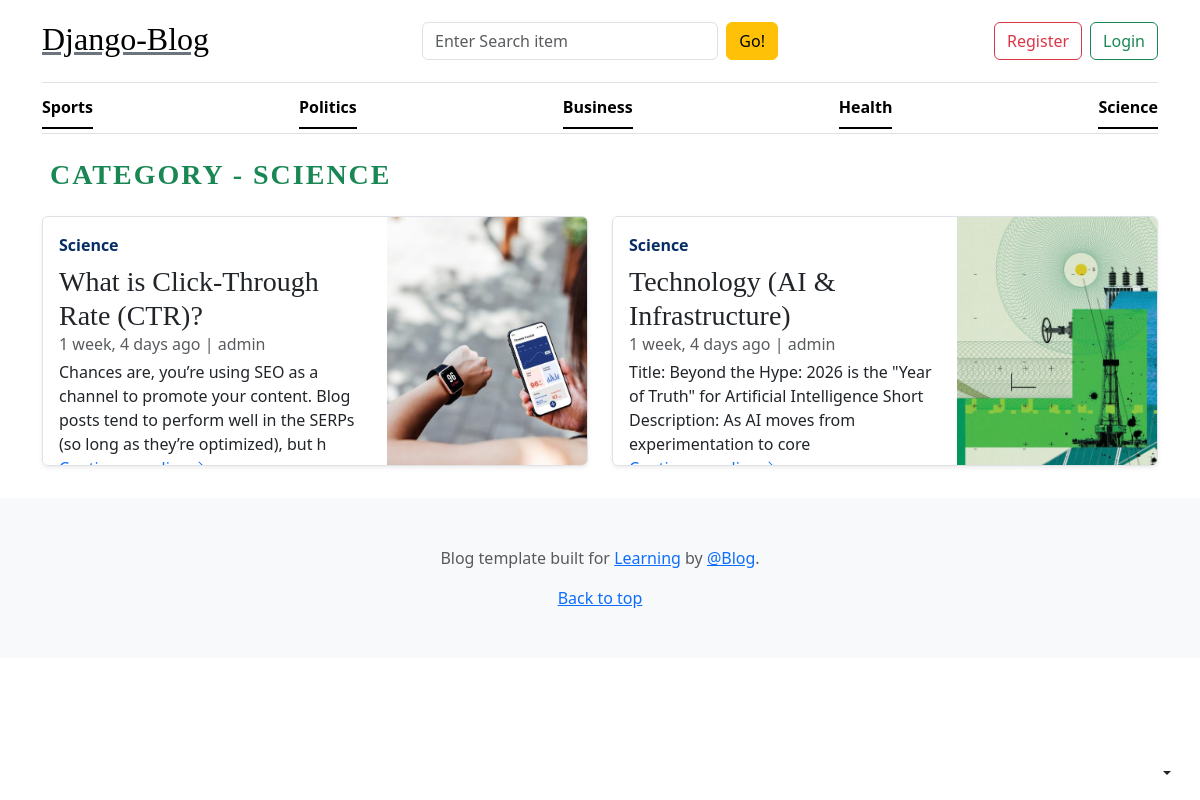
The page /category/5/ on the database its author committed.
### blogs_app/models.py (models this page shows, shortened)
class category(models.Model):
    category=models.CharField(max_length=50)
    created_at=models.DateTimeField(auto_now_add=True)
    updated_at=models.DateTimeField(auto_now=True)
    class Meta:
        verbose_name_plural='Categories'

class Blog(models.Model):
    title=models.CharField(max_length=50)
    slug=models.SlugField(max_length=150,unique=True,blank=True)
    category_blog=models.ForeignKey(category,on_delete=models.CASCADE)
    author=models.ForeignKey(User,on_delete=models.CASCADE)
    feature_image=models.ImageField(upload_to='blog_images/',blank=True)
    short_description=models.TextField(max_length=150)
    blog_body=models.TextField()
    status=models.CharField(choices=status,default='draft')
    is_featured=models.BooleanField(default=False)
    created_at=models.DateTimeField(auto_now_add=True)
    updated_at=models.DateTimeField(auto_now=True)

### blogs_app/views.py (the view)
# urls.py: path('<int:id>/',views.posts,name='posts_category'),
def posts(request,id):
    post_id=Blog.objects.filter(status='published',category_blog_id=id)
    try:
       cat_title=category.objects.get(id=id)
    except:
        return redirect('home')
    return render(request,"posts_category.html",{'post':post_id,'cat':cat_title})

### blogs_app/context_processors.py (called while the page is built)
def get_category(request):
    categories=category.objects.all()
    return dict(categories=categories)

def get_social(request):
    social=Social.objects.all()
    return dict(social=social)

### templates/posts_category.html
{% extends 'base.html' %}
{% block content %}
<main class="container">
  {% if post %}
<h3 class="text-success text-uppercase fw-bold mx-2 my-4 " style="letter-spacing: 2px;">Category - {{cat.category}}</h3>
<div class="row mb-2">
    {% for i in post %}
    <div class="col-md-6">
        <div class="row g-0 border rounded overflow-hidden flex-md-row mb-4 shadow-sm h-md-250 position-relative">
            <div class="col p-3 d-flex flex-column position-static">
                <strong class="d-inline-block mb-2 text-primary-emphasis">{{i.category_blog.category}}</strong>
                <h3 class="mb-0">{{i.title}}</h3>
                <div class="mb-1 text-body-secondary">{{i.updated_at|timesince}} ago | {{i.author}}</div>
                <p class="card-text mb-auto">
                    {{i.short_description}}
                </p>
                <a href="#" class="icon-link gap-1 icon-link-hover stretched-link">
                    Continue reading
                    <svg class="bi" aria-hidden="true">
                        <use xlink:href="#chevron-right"></use>
                    </svg>
                </a>
            </div>
            <div class="col-auto d-none d-lg-block">
                <img src="{{ i.feature_image.url }}" alt="{{ i.title }}" width="200" height="250"
                    class="bd-placeholder-img" style="object-fit: cover;">
            </div>
        </div>
    </div>
 {% endfor %}
</div>
    {% else %}
     <h3>No Posts Found</h3>
    {% endif %}
</main>
{% endblock %}

### templates/base.html (shortened to what this page needs)
{% load static %}
<!DOCTYPE html>
<html lang="en">
<head>
    <link rel="stylesheet" href="https://cdn.jsdelivr.net/npm/bootstrap@5.3.8/dist/css/bootstrap.min.css">
    <link rel="stylesheet" href="/static/css/blog.css">
</head>
<body>
    <div
      class="dropdown position-fixed bottom-0 end-0 mb-3 me-3 bd-mode-toggle"
    >
      <button
        class="btn btn-bd-primary py-2 dropdown-toggle d-flex align-items-center"
        id="bd-theme"
        type="button"
        aria-expanded="false"
        data-bs-toggle="dropdown"
        aria-label="Toggle theme (auto)"
      >
      </button>
    </div>
    <div class="container">
      <header class="border-bottom lh-1 py-3">
        <div class="row flex-nowrap justify-content-between align-items-center">
          <div class="col-4 pt-1">
           <h2> <a class="link-secondary text-black" href="{% url 'home' %}">Django-Blog</a></h2>
          </div>
       <div class="col-12 col-md-4">
      <form action="{% url 'search' %}" method="get"
            class="d-flex flex-column flex-sm-row gap-2">
        <input
          type="text"
          name="keyword"
          id="keyword"
          placeholder="Enter Search item"
          class="form-control"
        >
        <button
          type="submit"
          class="btn btn-warning flex-shrink-0"
          id="button-search"
        >
          Go!
        </button>
      </form>
    </div>
    <div class="col-12 col-md-4">
      <div class="d-flex justify-content-center justify-content-md-end gap-2">
        <a class="btn btn-outline-danger" href="#">Register</a>
        <a class="btn btn-outline-success" href="#">Login</a>
      </div>
    </div>
        </div>
      </header>
      <div class="nav-scroller py-1 mb-3 border-bottom">
        <nav class="nav nav-underline justify-content-between">
          {% for i in categories %}
          <a class="nav-item nav-link link-body-emphasis active" href="{% url 'posts_category' i.id %}"
            >{{i.category}}</a>
           {% endfor %}
        </nav>
      </div>
    </div>
{% block content %}
{% endblock %}
    <footer class="py-5 text-center text-body-secondary bg-body-tertiary">
      <p>
        Blog template built for
        <a href="https://getbootstrap.com/">Learning</a> by
        <a href="https://x.com/mdo">@Blog</a>.
      </p>
      <p class="mb-0"><a href="#">Back to top</a></p>
    </footer>
</body>
</html>

### static/css/blog.css (style rules this page uses)
h1, h2, h3, h4, h5, h6 { font-family: "Playfair Display", Georgia, "Times New Roman", serif; }
@media (min-width: 768px) { .h-md-250 { height: 250px; } }

### rows shown on the page
category: category "Sports"
category: category "Politics"
category: category "Business"
category: category "Health"
category: category "Science", category "SCIENCE"
Blog: category_blog.category "Science", title "What is Click-Through Rate (CTR)?", updated_at "1 week, 4 days", author "admin", short_description "Chances are, you’re using SEO as a channel to promote your content. Blog posts tend to perform well in the SERPs (so long as they’re optimized), but h", feature_image (picture)
Blog: category_blog.category "Science", title "Technology (AI & Infrastructure)", updated_at "1 week, 4 days", author "admin", short_description "Title: Beyond the Hype: 2026 is the \"Year of Truth\" for Artificial Intelligence Short Description: As AI moves from experimentation to core", feature_image (picture)
